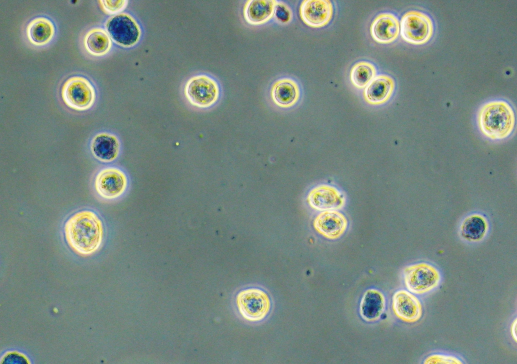
%> input picture sf9.png, 517 x 364 px
$ octave --eval "result = getLiving(imread('sf9.png'));"   (GNU Octave 9; MATLAB toolbox functions it lacks are replaced by stand-ins)
%> lines starting %> are read from the running program, lines starting %| are printed output that depends on the picture; in (x1, y1, x2, y2) boxes, pixels count from 0 and x2, y2 are one past the last pixel; in counts of white or black regions, pixels touching at a corner belong together; the program's own positions count from 1
function bw_living = getLiving(img)
%% Function name: getLiving
%
% This function reports how many livng cells in the cell image.
%
% Input arguments: a char array as the image name
%
% Output argument: a binary image
%
% Format of call: getLiving(image)
%
% Authors: Amauris Ferreira, Rong Guan
% Date: May 2, 2017

% Convert the image to L*a*b* color space using makecform and applycform
cform = makecform('srgb2lab');
lab = applycform(img, cform);
%> lab: size 364x517x3 uint8; mean of channels 1, 2, 3 139.6, 120.8, 130

% Classify the colors in 'a*b*' space using k-means clustering
ab = double(lab(:,:,2:3));
rows = size(ab,1);
%> rows = 364
cols = size(ab,2);
%> cols = 517
ab = reshape(ab, rows * cols, 2);
% There are three main colors in the image
ncolors = 3;
% calculate the k-means to get three cluster images, one for each color
[cluster_idx, center] = kmeans(ab,ncolors,'distance','sqEuclidean','Replicates', 3);
%> center = [120.3 129.1; 121.1 161.8; 128.2 112.6]

% Label every pixel in the image using the results from kMEANS
pixel_labels = reshape(cluster_idx,rows,cols);
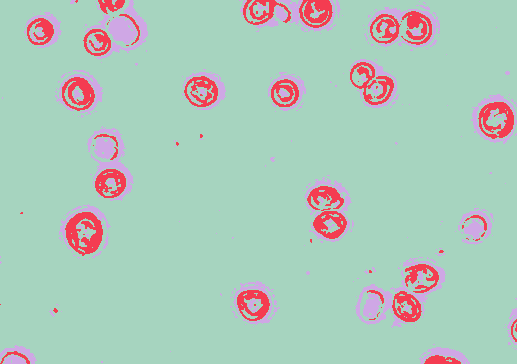
%> pixel_labels: size 364x517 double; 3 distinct labels, from 1 to 3; one colour per label, 0 black

% Create images that segment the input image by color
seg = cell(1,3);
rgb_label = repmat(pixel_labels, [1 1 3]);
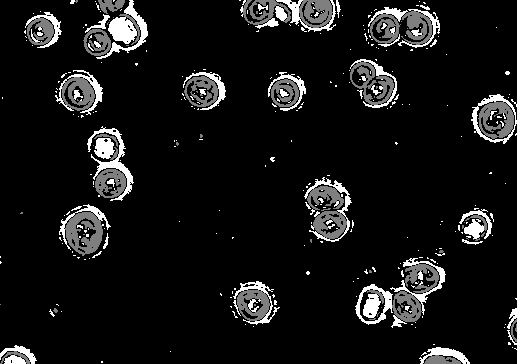
%> rgb_label: size 364x517x3 double; min 1, max 3, mean 1.17; drawn with min black and max white

living_cells = [];
for k = 1:ncolors
    color = img;
    color(rgb_label ~=k) = 0;
    seg{k} = color;
    %Takes mean of each channel in rgb for every 3d matrix
    matrix_mean = @(c, i) mean(mean(color(:,:,i)));
    red = matrix_mean(color, 1);
    green = matrix_mean(color, 2);
    blue = matrix_mean(color, 3);

    %k-means will return three images, but there is no specific order in
    %which they are retrieved. We only want the image that contains the
    %living or yellow cells so in every iteration we check each image. If
    %the matrix mean of blue pizels is less than red and green, than this
    %is the image that we want that will have the living cells
    if blue < min(green, red)
        living_cells = seg{k};
    end
end
%> this loop made 3 passes
%> (red, green, blue) on passes 1 to 3: (99.7, 115.6, 110.1), (12.04, 11.96, 8.07), (6.77, 7.53, 9.01)
%> pass 2, in getLiving, `living_cells = seg{k};`:
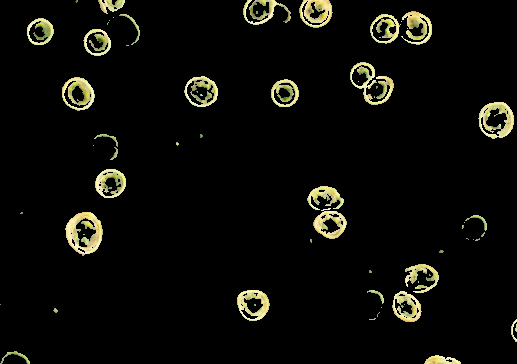
%> living_cells: size 364x517x3 uint8; mean R, G, B 12, 12, 8.1
%> after the loop:
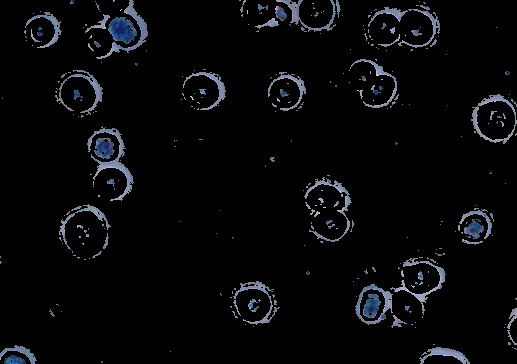
%> color: size 364x517x3 uint8; mean R, G, B 6.8, 7.5, 9
%> after the loop, seg = 3 items

bw_living = im2bw(living_cells);
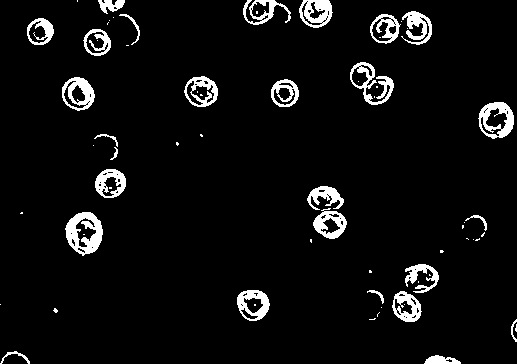
%> bw_living: size 364x517 logical; 5.6% white; 67 white regions (40 under 20 px), largest, box (x1, y1, x2, y2) and area: (65, 212, 103, 256) 946, (478, 102, 514, 139) 700, (350, 62, 394, 105) 652
% Remove objects containing fewer than 100 pixels using bwareaopen function
bw_living = bwareaopen(bw_living, 100);
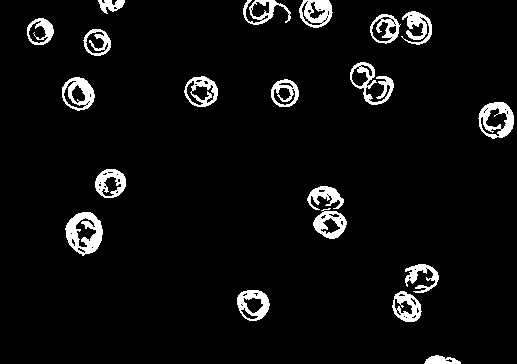
%> bw_living: size 364x517 logical; 5.3% white; 20 white regions, largest, box (x1, y1, x2, y2) and area: (65, 212, 103, 256) 946, (478, 102, 514, 139) 700, (350, 62, 394, 105) 652

end
